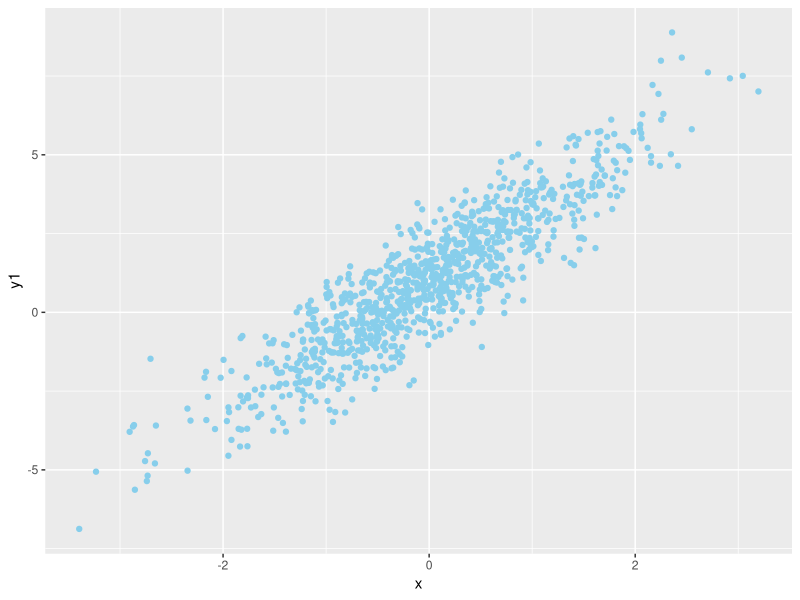
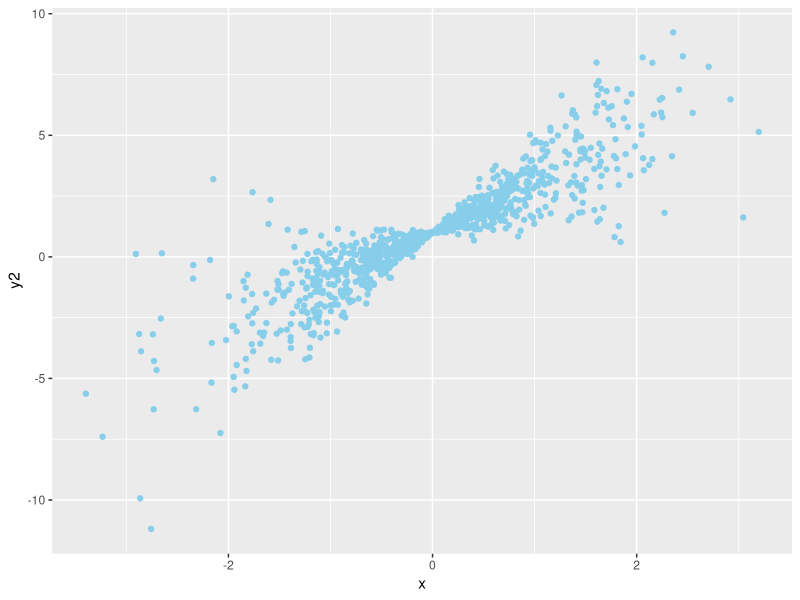

These charts were generated, in order, by the following R code: (Note: this script raises an error after producing the figures.)
# Question 1

## setup
rm(list = ls())
library(ggplot2)
library(tibble)

## (1)

set.seed(1234)
N <- 1000
x <- rnorm(N)
u1 <- rnorm(N)
u2 <- sapply(x, function(xi){rnorm(1,sd = abs(xi))})
a <- 1
b <- 2

### Model 1 & 2:
y1 <- a + b * x + u1
df_Model_1 <- tibble(y = y1, x)
y2 <- a + b * x + u2
df_Model_2 <- tibble(y = y2, x)

### draw plots respectively
scat_Model_1 <- ggplot(df_Model_1, aes(x, y)) +
  geom_point(color = "skyblue") +
  labs(x = 'x', y = 'y1')
scat_Model_2 <- ggplot(df_Model_2, aes(x, y)) +
  geom_point(color = "skyblue") +
  labs(x = 'x', y = 'y2')
ggsave(scat_Model_1, filename = 'output/Q1_1_scat_Model_1.png')
ggsave(scat_Model_2, filename = 'output/Q1_1_scat_Model_2.png')

## (2)

### funciton construction

reg <- function(x, y, n){
  df = tibble(x,y)
  x_bar <- mean(x)
  y_bar <- mean(y)
  SST <- sum((df$x - x_bar)^2)
  
  b_hat <- sum((df$y - y_bar) * (df$x - x_bar)) / SST
  a_hat <- y_bar - b_hat * x_bar
  sigma_hat_square = sum((df$y - a_hat - b_hat * df$x)^2) / (n -2)
  se_b_hat_0 <- sqrt(sigma_hat_square / SST)
  se_b_hat_1 <- sqrt(sum((df$x - x_bar)^2 * (df$y - a_hat - b_hat * df$x)^2) / SST^2)
  result <- c(a_hat, b_hat, sigma_hat_square, se_b_hat_0, se_b_hat_1)
  names(result) = c('a_hat', 'b_hat',  'sigma_hat^2', 'se_0', 'se_1')
  return(result)
}

### reg and compare
reg_Model_1 <- reg(x, y1, N)
print(reg_Model_1)
lm_Model_1 <- lm(y1 ~ x)

reg_Model_2 <- reg(x, y2, N)
print(reg_Model_2)
lm_Model_2 <- lm(y2 ~ x)

t_value_1 <- reg_Model_1["b_hat"] / reg_Model_1["se_0"]
print(paste("Without White standard error, the t value of b_hat in model 1 is : ", t_value_1))

t_value_2 <- reg_Model_2["b_hat"] / reg_Model_2["se_1"]
t_value_2_no <- reg_Model_2["b_hat"] / reg_Model_2["se_0"]
print(paste("With White standard error, the t value of b_hat in model 2 is : ", t_value_2))
print(paste("Without White standard error, the t value of b_hat in model 2 is : ", t_value_2_no))

### Answers in natural language

#### Plz check my Rmd file for this part.

## (3)

simulate_t_homo <- function(choice){
  N <- 1000
  x <- rnorm(N)
  u1 <- rnorm(N)
  y1 <- u1 + 1
  reg_rslt <- reg(x, y1, N)
  if (choice == 0) {
    t_value <- reg_rslt["b_hat"] / reg_rslt["se_0"]
  } else if (choice == 1) {
    t_value <- reg_rslt["b_hat"] / reg_rslt["se_1"]
  } else {
    t_value <- NA
  }
  return(sum(t_value))
}

t0 <- replicate(10000, simulate_t_homo(0))
t0_bool <- abs(t0) > 1.96
t0_reject_proportion <- sum(t0_bool) / 10000
t1 <- replicate(10000, simulate_t_homo(1))
t1_bool <- abs(t1) > 1.96
t1_reject_proportion <- sum(t1_bool) / 10000

print(paste('The proportion of rejecting the null hypothesis using t0 is ', t0_reject_proportion))
print(paste('The proportion of rejecting the null hypothesis using t1 is ', t1_reject_proportion))

## (4)

simulate_t_hetero <- function(choice){
  N <- 1000
  x <- rnorm(N)
  u2 <- sapply(x, function(xi){rnorm(1,sd = abs(xi))})
  y2 <- u2 + 1
  reg_rslt <- reg(x, y2, N)
  if (choice == 0) {
    t_value <- reg_rslt["b_hat"] / reg_rslt["se_0"]
  } else if (choice == 1) {
    t_value <- reg_rslt["b_hat"] / reg_rslt["se_1"]
  } else {
    t_value <- NA
  }
  return(sum(t_value))
}

t0 <- replicate(10000, simulate_t_hetero(0))
t0_bool <- abs(t0) > 1.96
t0_reject_proportion <- sum(t0_bool) / 10000
t1 <- replicate(10000, simulate_t_hetero(1))
t1_bool <- abs(t1) > 1.96
t1_reject_proportion <- sum(t1_bool) / 10000

print(paste('The proportion of rejecting the null hypothesis using t0 is ', t0_reject_proportion))
print(paste('The proportion of rejecting the null hypothesis using t1 is ', t1_reject_proportion))

## (5)

# check my rmd, pdf or html file for non-code answers.